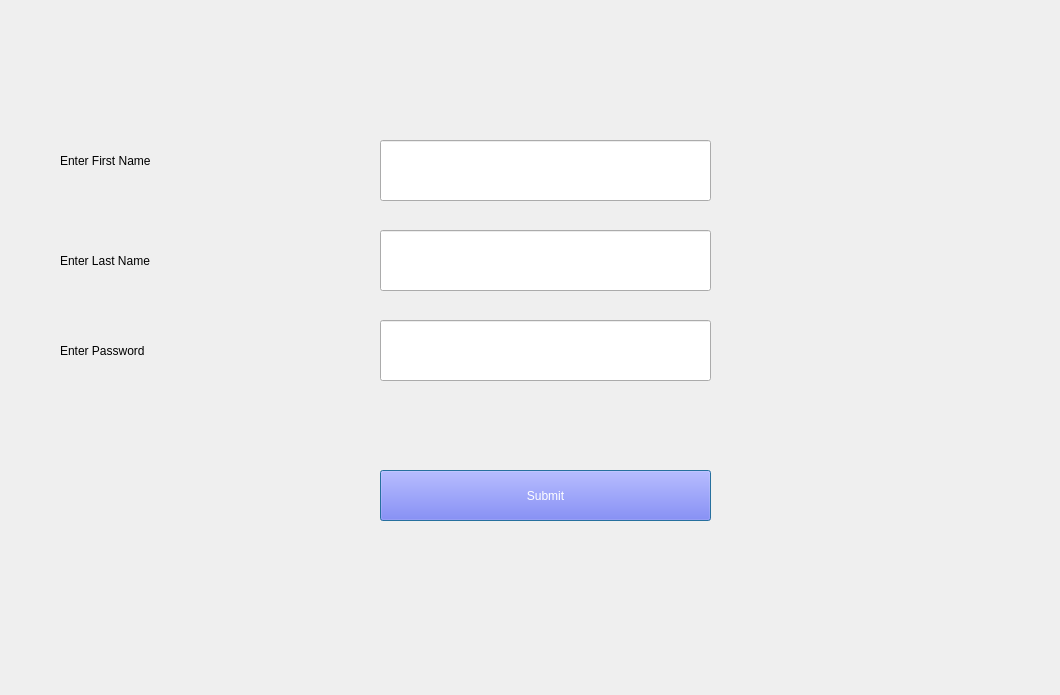
<?xml version="1.0" encoding="UTF-8"?>
<ui version="4.0">
 <class>Dialog</class>
 <widget class="QDialog" name="Dialog">
  <property name="geometry">
   <rect>
    <x>0</x>
    <y>0</y>
    <width>1060</width>
    <height>695</height>
   </rect>
  </property>
  <property name="windowTitle">
   <string>Dialog</string>
  </property>
  <widget class="QLabel" name="label">
   <property name="geometry">
    <rect>
     <x>60</x>
     <y>130</y>
     <width>291</width>
     <height>61</height>
    </rect>
   </property>
   <property name="styleSheet">
    <string notr="true">font: 16pt &quot;MS Shell Dlg 2&quot;;</string>
   </property>
   <property name="text">
    <string>Enter First Name</string>
   </property>
  </widget>
  <widget class="QLabel" name="label_2">
   <property name="geometry">
    <rect>
     <x>60</x>
     <y>230</y>
     <width>291</width>
     <height>61</height>
    </rect>
   </property>
   <property name="styleSheet">
    <string notr="true">font: 16pt &quot;MS Shell Dlg 2&quot;;</string>
   </property>
   <property name="text">
    <string>Enter Last Name</string>
   </property>
  </widget>
  <widget class="QLineEdit" name="lineEdit">
   <property name="geometry">
    <rect>
     <x>380</x>
     <y>140</y>
     <width>331</width>
     <height>61</height>
    </rect>
   </property>
  </widget>
  <widget class="QLineEdit" name="lineEdit_2">
   <property name="geometry">
    <rect>
     <x>380</x>
     <y>230</y>
     <width>331</width>
     <height>61</height>
    </rect>
   </property>
  </widget>
  <widget class="QLabel" name="label_3">
   <property name="geometry">
    <rect>
     <x>60</x>
     <y>320</y>
     <width>291</width>
     <height>61</height>
    </rect>
   </property>
   <property name="styleSheet">
    <string notr="true">font: 16pt &quot;MS Shell Dlg 2&quot;;</string>
   </property>
   <property name="text">
    <string>Enter Password</string>
   </property>
  </widget>
  <widget class="QLineEdit" name="lineEdit_3">
   <property name="geometry">
    <rect>
     <x>380</x>
     <y>320</y>
     <width>331</width>
     <height>61</height>
    </rect>
   </property>
  </widget>
  <widget class="QPushButton" name="pushButton">
   <property name="geometry">
    <rect>
     <x>380</x>
     <y>470</y>
     <width>331</width>
     <height>51</height>
    </rect>
   </property>
   <property name="styleSheet">
    <string notr="true">background-color: rgb(85, 85, 255);
color: rgb(255, 255, 255);
font: 16pt &quot;MS Shell Dlg 2&quot;;</string>
   </property>
   <property name="text">
    <string>Submit</string>
   </property>
  </widget>
 </widget>
 <resources/>
 <connections/>
</ui>
